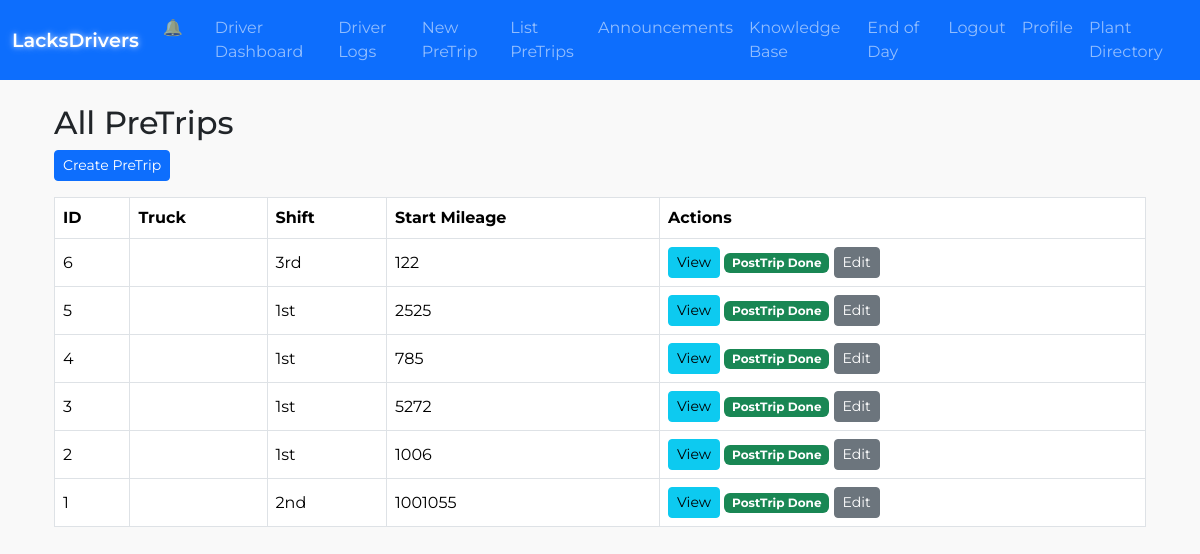
/list_pretrips (signed in), run on the app's committed database.
### lacksdrivers.py (models this page shows)
class PreTrip(db.Model):
    __tablename__ = "pretrip"
    id = db.Column(db.Integer, primary_key=True)
    user_id = db.Column(db.Integer, db.ForeignKey("user.id"), nullable=False)
    truck_number = db.Column(db.String(50))
    trailer_number = db.Column(db.String(50))
    pretrip_date = db.Column(db.Date, default=date.today)
    shift = db.Column(db.String(10))
    start_mileage = db.Column(db.Integer)
    cab_doors_windows = db.Column(db.Boolean, default=False)
    body_doors = db.Column(db.Boolean, default=False)
    oil_leak = db.Column(db.Boolean, default=False)
    grease_leak = db.Column(db.Boolean, default=False)
    coolant_leak = db.Column(db.Boolean, default=False)
    fuel_leak = db.Column(db.Boolean, default=False)
    gc_no_defects = db.Column(db.Boolean, default=False)
    gauges_warning = db.Column(db.Boolean, default=False)
    wipers = db.Column(db.Boolean, default=False)
    horn = db.Column(db.Boolean, default=False)
    heater_defroster = db.Column(db.Boolean, default=False)
    mirrors = db.Column(db.Boolean, default=False)
    seat_belts_steering = db.Column(db.Boolean, default=False)
    clutch = db.Column(db.Boolean, default=False)
    service_brakes = db.Column(db.Boolean, default=False)
    parking_brake = db.Column(db.Boolean, default=False)
    emergency_brakes = db.Column(db.Boolean, default=False)
    triangles = db.Column(db.Boolean, default=False)
    fire_extinguisher = db.Column(db.Boolean, default=False)
    safety_equipment = db.Column(db.Boolean, default=False)
    incab_no_defects = db.Column(db.Boolean, default=False)
    oil_level = db.Column(db.Boolean, default=False)
    coolant_level = db.Column(db.Boolean, default=False)
    belts = db.Column(db.Boolean, default=False)
    hoses = db.Column(db.Boolean, default=False)
    ec_no_defects = db.Column(db.Boolean, default=False)
    lights_working = db.Column(db.Boolean, default=False)
    reflectors = db.Column(db.Boolean, default=False)
    suspension = db.Column(db.Boolean, default=False)
    tires = db.Column(db.Boolean, default=False)
    wheels_rims = db.Column(db.Boolean, default=False)
    battery = db.Column(db.Boolean, default=False)
    exhaust = db.Column(db.Boolean, default=False)
    brakes = db.Column(db.Boolean, default=False)
    air_lines = db.Column(db.Boolean, default=False)
    light_line = db.Column(db.Boolean, default=False)
    fifth_wheel = db.Column(db.Boolean, default=False)
    coupling = db.Column(db.Boolean, default=False)
    tie_downs = db.Column(db.Boolean, default=False)
    rear_end_protection = db.Column(db.Boolean, default=False)
    exterior_no_defects = db.Column(db.Boolean, default=False)
    towed_bodydoors = db.Column(db.Boolean, default=False)
    towed_tiedowns = db.Column(db.Boolean, default=False)
    towed_lights = db.Column(db.Boolean, default=False)
    towed_reflectors = db.Column(db.Boolean, default=False)
    towed_suspension = db.Column(db.Boolean, default=False)
    towed_tires = db.Column(db.Boolean, default=False)
    towed_wheels = db.Column(db.Boolean, default=False)
    towed_brakes = db.Column(db.Boolean, default=False)
    towed_landing_gear = db.Column(db.Boolean, default=False)
    towed_kingpin = db.Column(db.Boolean, default=False)
    towed_fifthwheel = db.Column(db.Boolean, default=False)
    towed_othercoupling = db.Column(db.Boolean, default=False)
    towed_rearend = db.Column(db.Boolean, default=False)
    towed_no_defects = db.Column(db.Boolean, default=False)
    truck_type = db.Column(db.String(20))
    oil_system_status = db.Column(db.String(20), default="operational")
    tires_status = db.Column(db.String(20), default="operational")
    damage_report = db.Column(db.Text)
    created_at = db.Column(db.DateTime, default=datetime.utcnow)
    updated_at = db.Column(db.DateTime, onupdate=datetime.utcnow)
    posttrip = db.relationship("PostTrip", uselist=False, backref="pretrip")

### lacksdrivers.py (the view)
@app.route("/list_pretrips")
@login_required
def list_pretrips():
    if current_user.role == "management":
        pretrips = PreTrip.query.order_by(PreTrip.created_at.desc()).all()
    else:
        pretrips = PreTrip.query.filter_by(user_id=current_user.id)\
                                .order_by(PreTrip.created_at.desc()).all()
    return render_template("list_pretrips.html", pretrips=pretrips)

### lacksdrivers.py (called while the page is built)
@app.context_processor
def inject_plant_addresses():
    return dict(PLANT_ADDRESSES=PLANT_ADDRESSES)

@login_manager.user_loader
def load_user(user_id):
    return User.query.get(int(user_id))

### templates/list_pretrips.html
{% extends "base.html" %}
{% block content %}
<div class="container">
  <h2 class="mt-3">All PreTrips</h2>
  <a href="{{ url_for('new_pretrip') }}" class="btn btn-sm btn-primary mb-3">
    Create PreTrip
  </a>
  {% if pretrips %}
    <table class="table table-bordered">
      <thead>
        <tr>
          <th>ID</th>
          <th>Truck</th>
          <th>Shift</th>
          <th>Start Mileage</th>
          <th>Actions</th>
        </tr>
      </thead>
      <tbody>
        {% for pt in pretrips %}
        <tr>
          <td>{{ pt.id }}</td>
          <td>{{ pt.truck_name }}</td>
          <td>{{ pt.shift }}</td>
          <td>{{ pt.start_mileage or "N/A" }}</td>
          <td>
            <a href="{{ url_for('view_pretrip', pretrip_id=pt.id) }}" class="btn btn-sm btn-info">View</a>
            {% if pt.posttrip %}
              <span class="badge bg-success">PostTrip Done</span>
            {% else %}
              <a href="{{ url_for('do_posttrip', pretrip_id=pt.id) }}" class="btn btn-sm btn-warning">
                Complete PostTrip
              </a>
            {% endif %}
            {% if current_user.role == 'management' or pt.user_id == current_user.id %}
              <a href="{{ url_for('edit_pretrip_entry', pretrip_id=pt.id) }}" class="btn btn-sm btn-secondary">
                Edit
              </a>
            {% endif %}
          </td>
        </tr>
        {% endfor %}
      </tbody>
    </table>
  {% else %}
    <p>No PreTrip records.</p>
  {% endif %}
</div>
{% endblock %}

### static/css/images/style.css (style rules this page uses)
:root { --bs-primary: #1F3A93; --bs-secondary: #2ECC71; --bs-danger: #E74C3C; --bs-success: #27AE60; --bs-warning: #F39C12; --bs-info: #3498DB; --bs-light: #f8f9fa; --bs-dark: #2C3E50; }
table tr th, table tr td { vertical-align: middle; }

### templates/base.html (style rules this page uses)
body { font-family: 'Montserrat', sans-serif; background-color: #f9f9f9; margin: 0; padding: 0; }

### data on the page
PreTrip: id "6", shift "3rd", start_mileage "122"
PreTrip: id "5", shift "1st", start_mileage "2525"
PreTrip: id "4", shift "1st", start_mileage "785"
PreTrip: id "3", shift "1st", start_mileage "5272"
PreTrip: id "2", shift "1st", start_mileage "1006"
PreTrip: id "1", shift "2nd", start_mileage "1001055"
